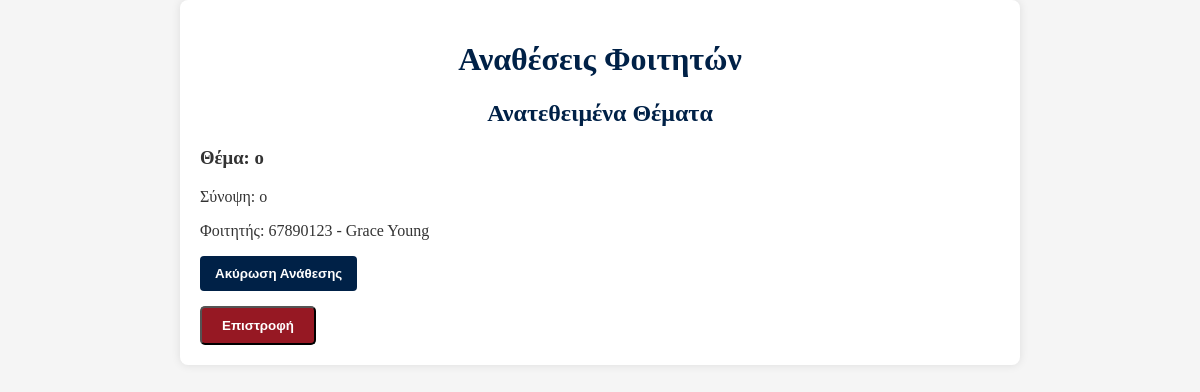
Page /show_assign.php (signed in) on the committed database.
### tables this page shows
CREATE TABLE `thesis` (
  `thesisID` int(11) NOT NULL,
  `title` varchar(255) NOT NULL,
  `description` text NOT NULL,
  `status` enum('under assignment','active','under review','finalized','withdrawn') NOT NULL,
  `supervisorID` int(11) NOT NULL,
  `member1ID` int(11) DEFAULT NULL,
  `member2ID` int(11) DEFAULT NULL,
  `studentID` int(11) DEFAULT NULL,
  `finalGrade` decimal(2,1) DEFAULT NULL,
  `postedDate` date NOT NULL,
  `assignmentDate` date DEFAULT NULL,
  `completionDate` date DEFAULT NULL,
  `examinationDate` datetime DEFAULT NULL,
  `withdrawalDate` date DEFAULT NULL,
  `pdf` varchar(50) DEFAULT NULL,
  `withdrawn_comment` enum('from professor','from secretary') DEFAULT NULL,
  `general_assembly` varchar(20) DEFAULT NULL,
  `member1Grade` double(2,1) DEFAULT NULL,
  `member2Grade` double(2,1) DEFAULT NULL,
  `nemertes` varchar(50) DEFAULT NULL
);

CREATE TABLE `students` (
  `Student_ID` int(11) NOT NULL,
  `AM` int(8) NOT NULL,
  `Name` varchar(50) NOT NULL,
  `Surname` varchar(50) NOT NULL,
  `Has_Thesis` tinyint(1) DEFAULT 0,
  `Address` varchar(255) DEFAULT NULL,
  `email` varchar(100) DEFAULT NULL,
  `mobile` varchar(15) DEFAULT NULL,
  `landline` varchar(15) DEFAULT NULL
);

### show_assign.php (the view, shortened to what this page needs)
<?php
include 'access.php';
?>
<!DOCTYPE html>
<html lang="el">
<head>
    <link rel="stylesheet" href="dipl.css">
</head>
<body>
    <div class="container">
        <h1>Αναθέσεις Φοιτητών</h1>
        <div class="assigned-topics">
            <h2>Ανατεθειμένα Θέματα</h2>
            <?php
            $query = "
                SELECT t.thesisID, t.title, t.description, s.student_ID, s.name, s.surname, s.AM
                FROM thesis t
                JOIN students s ON t.studentID = s.student_ID
                WHERE t.supervisorID = ? AND t.status = 'under assignment' AND t.studentID IS NOT NULL
            ";
            $stmt = $con->prepare($query);
            $stmt->bind_param('i', $_SESSION['user_id']);
            $stmt->execute();
            $result = $stmt->get_result();
            if ($result->num_rows > 0) {
                while ($row = $result->fetch_assoc()) {
                    echo '<div class="assigned-topic">';
                    echo '<h3>Θέμα: ' . htmlspecialchars($row['title']) . '</h3>';
                    echo '<p>Σύνοψη: ' . htmlspecialchars($row['description']) . '</p>';
                    echo '<p>Φοιτητής: ' . htmlspecialchars($row['AM']) . ' - ' . htmlspecialchars($row['name']) . ' ' . htmlspecialchars($row['surname']) . '</p>';
                    echo '<form method="POST" action="">';
                    echo '<button type="submit" class="cancel-button">Ακύρωση Ανάθεσης</button>';
                    echo '</form>';
                    echo '</div>';
                }
            } else {
                echo '<p>Δεν υπάρχουν ανατεθειμένα θέματα.</p>';
            }
            ?>
        </div>
        <button class="add-topic-button" onclick="window.location.href = 'delegation.php';">Επιστροφή</button>
        </div>
</body>
</html>

### dipl.css (style rules this page uses)
body { font-family: "Georgia", serif; background-color: #f5f5f5; color: #333; margin: 0; padding: 0; }
.container { max-width: 800px; margin: auto; padding: 20px; background-color: #ffffff; box-shadow: 0 0 10px rgba(0, 0, 0, 0.1); border-radius: 8px; }
h1, h2 { color: #002147; text-align: center; }
.add-topic-button { display: inline-block; padding: 10px 20px; background-color: #961823; color: white; text-decoration: none; border-radius: 5px; font-weight: bold; margin-top: 15px; cursor: pointer; text-align: center; transition: background-color 0.3s; }
button[type="submit"], button[type="button"] { padding: 10px 15px; font-weight: bold; border-radius: 4px; border: none; cursor: pointer; transition: background-color 0.3s; }
button[type="submit"] { background-color: #002147; color: white; }

### rows in the picture
thesis: title "o", description "o", studentID.AM "67890123", studentID.Name "Grace", studentID.Surname "Young"
